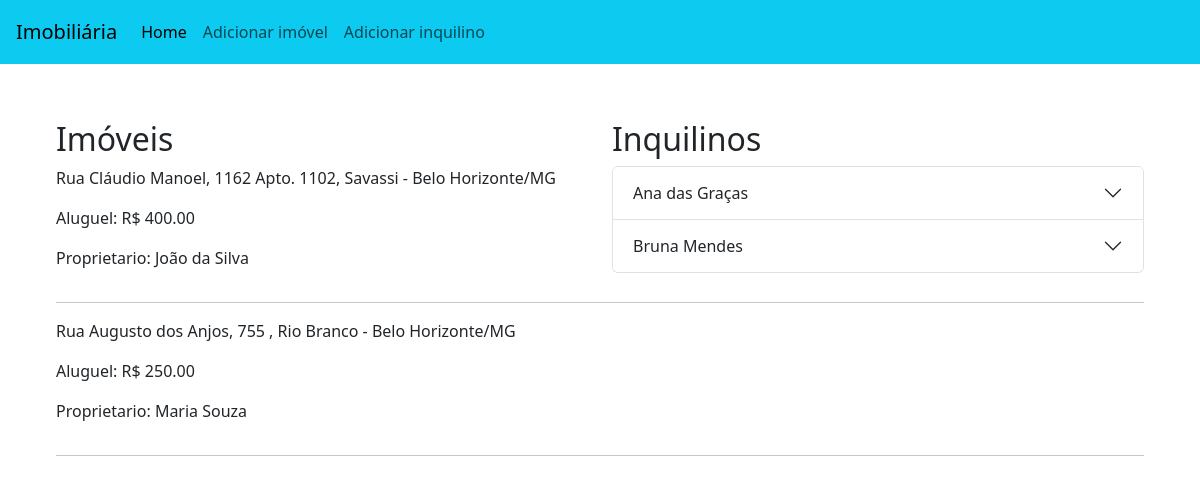
The page / on the database its author committed.
### tables this page shows
create table imovel(
  	id_imovel int primary key auto_increment,
    uf char(2) not null,
    cidade varchar(50) not null,
    bairro varchar(20) not null,
  	logradouro varchar(100) not null,
  	numero varchar(10) not null default "SN",
  	complemento varchar(50),
  	cep char(7) not null,
  	aluguel decimal(7,2) not null,
  	proprietario varchar(100) not null  
);

create table inquilino(
	  id_inquilino int primary key auto_increment,
    nome varchar(100) not null,
    cpf char(11) not null,
    telefone char(11) not null,
    data_nascimento date not null,
    imovel int,
    foreign key (imovel) references imovel(id_imovel) on delete set null on update cascade
);

### index.php (the view, shortened to what this page needs)
<!DOCTYPE html>
<html lang="pt-br">
<head>
  <link href="https://cdn.jsdelivr.net/npm/bootstrap@5.3.0-alpha1/dist/css/bootstrap.min.css" rel="stylesheet">
</head>
<body>
  <nav class="navbar bg-info navbar-expand-lg">
    <div class="container-fluid m-1">
      <a class="navbar-brand" href="index.php">Imobiliária</a>
      <div class="collapse navbar-collapse" id="navbarSupportedContent">
        <ul class="navbar-nav me-auto mb-2 mb-lg-0">
          <li class="nav-item">
            <a class="nav-link active" aria-current="page" href="index.php">Home</a>
          </li>
          <li class="nav-item">
            <a class="nav-link" href="./forms/imovel.php">Adicionar imóvel</a>
          </li>
          <li class="nav-item">
            <a class="nav-link" href="./forms/inquilino.php">Adicionar inquilino</a>
          </li>
        </ul>
      </div>
    </div>
  </nav>
  <main>
    <div class="tabela m-5 p-2">
      <div class="row">
        <div class="col">
          <h2>Imóveis</h2>
        </div>
        <div class="col">
          <h2>Inquilinos</h2>
        </div>
      </div>
    <?php
      require_once "database/conn.php";
      $query = "SELECT imovel.uf 'uf', imovel.cidade 'cidade', imovel.bairro 'bairro', imovel.logradouro 'lougradouro', imovel.numero 'numero', imovel.complemento 'complemento', imovel.id_imovel 'id', imovel.aluguel 'aluguel', imovel.proprietario 'proprietario' FROM imovel;";
      $imoveis = mysqli_query($conn, $query);
      if ($imoveis -> num_rows != 0):
        while ($imovel = mysqli_fetch_assoc($imoveis)):
    ?>
      <div class="row">
        <div class="col">
          <p><?=$imovel['lougradouro']?>, <?=$imovel['numero']?> <?=$imovel['complemento']?>, <?=$imovel['bairro']?> - <?=$imovel['cidade']?>/<?=$imovel['uf']?></p>
          <p>Aluguel: R$ <?=$imovel['aluguel']?></p>
          <p>Proprietario: <?=$imovel['proprietario']?></p>
        </div>
        <div class="col accordion" id="accordionList">
            <?php
              $id = $imovel['id'];
              $queryInquilino = "SELECT inquilino.nome 'inquilino', inquilino.cpf 'cpf', inquilino.telefone 'telefone', inquilino.data_nascimento 'data', inquilino.id_inquilino 'id' FROM inquilino WHERE inquilino.imovel = $id;";
              $inquilinos = mysqli_query($conn, $queryInquilino);
              while ($inquilino = mysqli_fetch_assoc($inquilinos)):
            ?>
            <div class="accordion-item">
              <h2 class="accordion-header" id="inquilino<?= $inquilino['id'] ?>">
                <button class="accordion-button collapsed" type="button" data-bs-toggle="collapse" data-bs-target="#collapse<?= $inquilino['id'] ?>" aria-expanded="false" aria-controls="collapse<?= $inquilino['id'] ?>">
                <?= $inquilino['inquilino'] ?>
                </button>
              </h2>
            </div>
            <?php endwhile ?>
        </div>
      </div>
      <hr>
    <?php
        endwhile;
      endif;
    ?>
    </div>
  </main>
  </body>
</body>
</html>

### rows shown on the page
imovel: logradouro "Rua Cláudio Manoel", numero "1162", complemento "Apto. 1102", bairro "Savassi", cidade "Belo Horizonte", uf "MG", aluguel "400.00", proprietario "João da Silva"
inquilino: nome "Ana das Graças"
inquilino: nome "Bruna Mendes"
imovel: logradouro "Rua Augusto dos Anjos", numero "755", bairro "Rio Branco", cidade "Belo Horizonte", uf "MG", aluguel "250.00", proprietario "Maria Souza"
